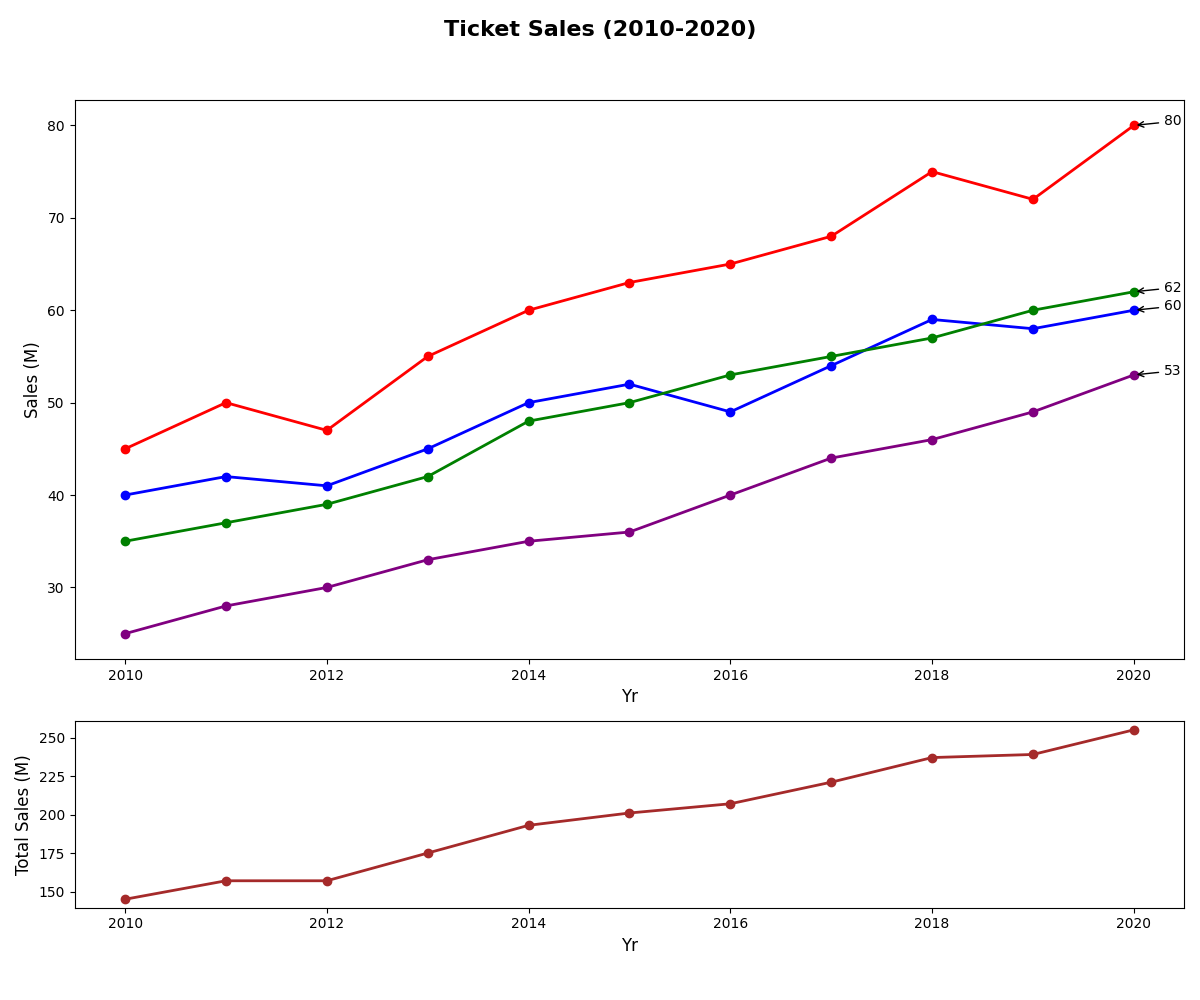

Reproduce this figure in Python.
import matplotlib.pyplot as plt
import numpy as np

years = np.arange(2010, 2021)

action_sales = np.array([45, 50, 47, 55, 60, 63, 65, 68, 75, 72, 80])
comedy_sales = np.array([40, 42, 41, 45, 50, 52, 49, 54, 59, 58, 60])
drama_sales = np.array([35, 37, 39, 42, 48, 50, 53, 55, 57, 60, 62])
scifi_sales = np.array([25, 28, 30, 33, 35, 36, 40, 44, 46, 49, 53])

fig, (ax1, ax2) = plt.subplots(2, 1, figsize=(12, 10), gridspec_kw={'height_ratios': [3, 1]})

ax1.plot(years, action_sales, marker='o', linestyle='-', color='red', linewidth=2)
ax1.plot(years, comedy_sales, marker='o', linestyle='-', color='blue', linewidth=2)
ax1.plot(years, drama_sales, marker='o', linestyle='-', color='green', linewidth=2)
ax1.plot(years, scifi_sales, marker='o', linestyle='-', color='purple', linewidth=2)

annotations = {
    'Act': (years[np.argmax(action_sales)], max(action_sales)),
    'Com': (years[np.argmax(comedy_sales)], max(comedy_sales)),
    'Dra': (years[np.argmax(drama_sales)], max(drama_sales)),
    'SF': (years[np.argmax(scifi_sales)], max(scifi_sales))
}

for genre, (year, value) in annotations.items():
    ax1.annotate(f'{value}', xy=(year, value), xytext=(year + 0.3, value),
                 arrowprops=dict(facecolor='black', arrowstyle="->"))

total_sales = action_sales + comedy_sales + drama_sales + scifi_sales
ax2.plot(years, total_sales, marker='o', linestyle='-', color='brown', linewidth=2)
ax2.set_xlabel('Yr', fontsize=12)
ax2.set_ylabel('Total Sales (M)', fontsize=12)

fig.suptitle('Ticket Sales (2010-2020)', fontsize=16, fontweight='bold')
ax1.set_xlabel('Yr', fontsize=12)
ax1.set_ylabel('Sales (M)', fontsize=12)

plt.tight_layout(rect=[0, 0.03, 1, 0.95])
plt.show()
